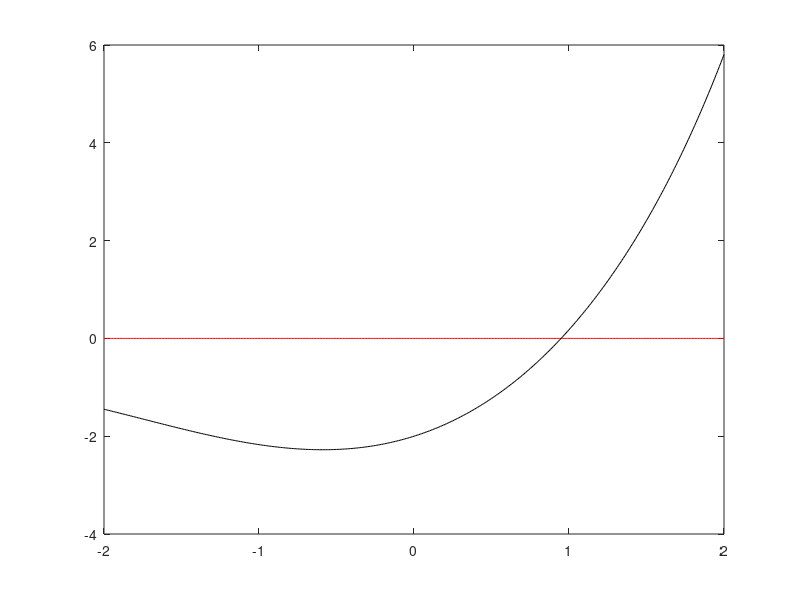

Recreate this plot in MATLAB. (Note: this script raises an error after producing the figure.)
clear,clc
%1)
xx = -2:0.01:2;
yy = exp(xx) - cos(xx)-2;
plot(xx,xx*0,'r',xx,yy,'k');

f0=exp(0.5) - cos(0.5)-2;
f1=exp(1.5) - cos(1.5)-2;
f0*f1
 %2)

s=biseccion(@fun,0.5,1.5,40)



%3)
clear,clc
x=zeros(1,25);
x0=0.5;
for k=1:25
   x(k)=log(cos(x0)+2);
   fprintf("Iteración: %2d, Valor calculado = %.12f\n",k,x(k))
   x0=x(k);
end
s1 = x(end);
error = abs((s1-x));
semilogy(0:24,error,'bo:'); 

cif_correct=floor(-log10(abs(s1-x))); 

k = abs(error(2)) / abs(error(1));

%4)
error=100.0;                                % Control.
iteracion=1;                                % Contador iteraciones, iniciar
x0=0.5;                                     % Valor inicial
while (error>1e-12)   % Criterio parada
    x1=x0-(exp(x0)-cos(x0)-2)./(exp(x0)+sin(x0)); % Método iterativo
    error=abs(x1-x0); %Estimación error
    ncif = floor(-log10(error));
    fprintf('Iteracion %d Valor calculado %.12f Error %e Cifras %d\n', iteracion,x1,error,ncif) %Imprimir soluciones aprox,...
    iteracion=iteracion+1;
    x0=x1;
end















%%%%%%%%%%%%%%%%%%%%%%%%%%%%%%%%%%%%%%%%%%%%%%%%%%%%%%%%%%%%%%%%%%%%%%%%%
 %%%%%%%%%%%%%%% FUNCIONES %%%%%%%%%%%%%%%%%%%%%%%%%%%%%%%%%%%%%%%%%%%%%%%
 function f = fun(x)
    exp(x) - cos(x)-2;
 end

function s=biseccion(fun,a,b,N) % Método de la bisección.
% Argumentos Entrada: fun puntero a la función; [a,b] intervalo donde está la solución
% N: número máximo de iteraciones
% Argumento Salida: s es la aproximación de la raiz
fa=fun(a);fb=fun(b); % Evalúo la función f en a y en b.
if fa*fb > 0
 fprintf('Método no aplicable en intervalo [a,b]\n')
end
for i=1:N
 c=(a+b)/2
 fc=fun(c); %evalúo la función en punto medio intervalo
 if fa*fc < 0
 b=c; %fb=fc; (no es necesario)
 else
 a=c;
 fa=fc;
 end

end
s=a % pueder ser s=b o s=(a+b)/2,
fprintf('La raiz aproximada es %12.8f\n',s)
end